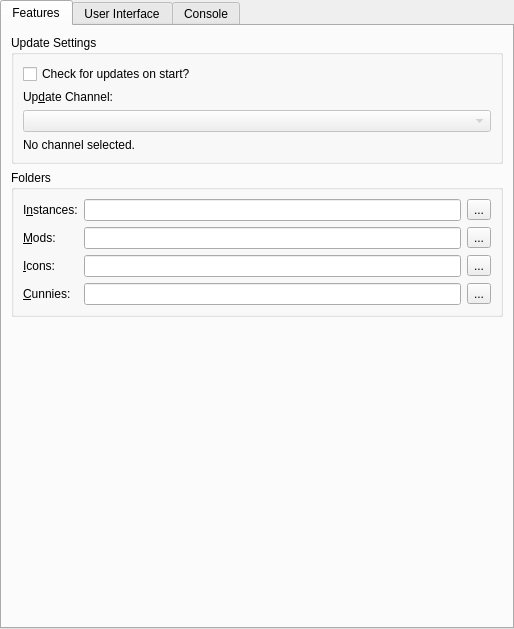
<?xml version="1.0" encoding="UTF-8"?>
<ui version="4.0">
 <class>LauncherPage</class>
 <widget class="QWidget" name="LauncherPage">
  <property name="geometry">
   <rect>
    <x>0</x>
    <y>0</y>
    <width>514</width>
    <height>629</height>
   </rect>
  </property>
  <property name="sizePolicy">
   <sizepolicy hsizetype="MinimumExpanding" vsizetype="MinimumExpanding">
    <horstretch>0</horstretch>
    <verstretch>0</verstretch>
   </sizepolicy>
  </property>
  <layout class="QVBoxLayout" name="mainLayout">
   <property name="leftMargin">
    <number>0</number>
   </property>
   <property name="topMargin">
    <number>0</number>
   </property>
   <property name="rightMargin">
    <number>0</number>
   </property>
   <property name="bottomMargin">
    <number>0</number>
   </property>
   <item>
    <widget class="QTabWidget" name="tabWidget">
     <property name="toolTip">
      <string notr="true"/>
     </property>
     <property name="tabShape">
      <enum>QTabWidget::Rounded</enum>
     </property>
     <property name="currentIndex">
      <number>0</number>
     </property>
     <widget class="QWidget" name="featuresTab">
      <attribute name="title">
       <string>Features</string>
      </attribute>
      <layout class="QVBoxLayout" name="verticalLayout_9">
       <item>
        <widget class="QGroupBox" name="updateSettingsBox">
         <property name="title">
          <string>Update Settings</string>
         </property>
         <layout class="QVBoxLayout" name="verticalLayout_7">
          <item>
           <widget class="QCheckBox" name="autoUpdateCheckBox">
            <property name="text">
             <string>Check for updates on start?</string>
            </property>
           </widget>
          </item>
          <item>
           <widget class="QLabel" name="updateChannelLabel">
            <property name="text">
             <string>Up&amp;date Channel:</string>
            </property>
            <property name="buddy">
             <cstring>updateChannelComboBox</cstring>
            </property>
           </widget>
          </item>
          <item>
           <widget class="QComboBox" name="updateChannelComboBox">
            <property name="enabled">
             <bool>false</bool>
            </property>
           </widget>
          </item>
          <item>
           <widget class="QLabel" name="updateChannelDescLabel">
            <property name="text">
             <string>No channel selected.</string>
            </property>
            <property name="wordWrap">
             <bool>true</bool>
            </property>
           </widget>
          </item>
         </layout>
        </widget>
       </item>
       <item>
        <widget class="QGroupBox" name="foldersBox">
         <property name="title">
          <string>Folders</string>
         </property>
         <layout class="QGridLayout" name="foldersBoxLayout">
          <item row="0" column="0">
           <widget class="QLabel" name="labelInstDir">
            <property name="text">
             <string>I&amp;nstances:</string>
            </property>
            <property name="buddy">
             <cstring>instDirTextBox</cstring>
            </property>
           </widget>
          </item>
          <item row="0" column="1">
           <widget class="QLineEdit" name="instDirTextBox"/>
          </item>
          <item row="0" column="2">
           <widget class="QToolButton" name="instDirBrowseBtn">
            <property name="text">
             <string notr="true">...</string>
            </property>
           </widget>
          </item>
          <item row="1" column="0">
           <widget class="QLabel" name="labelModsDir">
            <property name="text">
             <string>&amp;Mods:</string>
            </property>
            <property name="buddy">
             <cstring>modsDirTextBox</cstring>
            </property>
           </widget>
          </item>
          <item row="1" column="1">
           <widget class="QLineEdit" name="modsDirTextBox"/>
          </item>
          <item row="1" column="2">
           <widget class="QToolButton" name="modsDirBrowseBtn">
            <property name="text">
             <string notr="true">...</string>
            </property>
           </widget>
          </item>
          <item row="2" column="1">
           <widget class="QLineEdit" name="iconsDirTextBox"/>
          </item>
          <item row="2" column="0">
           <widget class="QLabel" name="labelIconsDir">
            <property name="text">
             <string>&amp;Icons:</string>
            </property>
            <property name="buddy">
             <cstring>iconsDirTextBox</cstring>
            </property>
           </widget>
          </item>
          <item row="2" column="2">
           <widget class="QToolButton" name="iconsDirBrowseBtn">
            <property name="text">
             <string notr="true">...</string>
            </property>
           </widget>
          </item>
          <item row="3" column="1">
           <widget class="QLineEdit" name="cunnyDirTextBox"/>
          </item>
          <item row="3" column="0">
           <widget class="QLabel" name="labelCunnyDir">
            <property name="text">
             <string>&amp;Cunnies:</string>
            </property>
            <property name="buddy">
             <cstring>cunnyDirTextBox</cstring>
            </property>
           </widget>
          </item>
          <item row="3" column="2">
           <widget class="QToolButton" name="cunnyDirBrowseBtn">
            <property name="text">
             <string notr="true">...</string>
            </property>
           </widget>
          </item>
         </layout>
        </widget>
       </item>
       <item>
        <spacer name="verticalSpacer_2">
         <property name="orientation">
          <enum>Qt::Vertical</enum>
         </property>
         <property name="sizeHint" stdset="0">
          <size>
           <width>0</width>
           <height>0</height>
          </size>
         </property>
        </spacer>
       </item>
      </layout>
     </widget>
     <widget class="QWidget" name="generalTab">
      <attribute name="title">
       <string>User Interface</string>
      </attribute>
      <layout class="QVBoxLayout" name="verticalLayout_6">
       <item>
        <widget class="QGroupBox" name="sortingModeBox">
         <property name="enabled">
          <bool>true</bool>
         </property>
         <property name="title">
          <string>Instance view sorting mode</string>
         </property>
         <layout class="QHBoxLayout" name="sortingModeBoxLayout">
          <item>
           <widget class="QRadioButton" name="sortLastLaunchedBtn">
            <property name="text">
             <string>&amp;By last launched</string>
            </property>
            <attribute name="buttonGroup">
             <string notr="true">sortingModeGroup</string>
            </attribute>
           </widget>
          </item>
          <item>
           <widget class="QRadioButton" name="sortByNameBtn">
            <property name="text">
             <string>By &amp;name</string>
            </property>
            <attribute name="buttonGroup">
             <string notr="true">sortingModeGroup</string>
            </attribute>
           </widget>
          </item>
         </layout>
        </widget>
       </item>
       <item>
        <widget class="QGroupBox" name="themeBox">
         <property name="title">
          <string>Theme</string>
         </property>
         <layout class="QFormLayout" name="formLayout">
          <item row="0" column="0">
           <widget class="QLabel" name="label_3">
            <property name="text">
             <string>&amp;Icons</string>
            </property>
            <property name="buddy">
             <cstring>themeComboBox</cstring>
            </property>
           </widget>
          </item>
          <item row="0" column="1">
           <widget class="QComboBox" name="themeComboBox">
            <property name="sizePolicy">
             <sizepolicy hsizetype="Expanding" vsizetype="Fixed">
              <horstretch>0</horstretch>
              <verstretch>0</verstretch>
             </sizepolicy>
            </property>
            <property name="focusPolicy">
             <enum>Qt::StrongFocus</enum>
            </property>
            <item>
             <property name="text">
              <string>Simple (Colored Icons)</string>
             </property>
            </item>
            <item>
             <property name="text">
              <string>Simple (Light Icons)</string>
             </property>
            </item>
            <item>
             <property name="text">
              <string>Simple (Dark Icons)</string>
             </property>
            </item>
            <item>
             <property name="text">
              <string>Simple (Blue Icons)</string>
             </property>
            </item>
            <item>
             <property name="text">
              <string notr="true">OSX</string>
             </property>
            </item>
            <item>
             <property name="text">
              <string notr="true">iOS</string>
             </property>
            </item>
            <item>
             <property name="text">
              <string>Flat</string>
             </property>
            </item>
            <item>
             <property name="text">
              <string>Legacy</string>
             </property>
            </item>
            <item>
             <property name="text">
              <string>Custom</string>
             </property>
            </item>
           </widget>
          </item>
          <item row="1" column="0">
           <widget class="QLabel" name="label_4">
            <property name="text">
             <string>&amp;Colors</string>
            </property>
            <property name="buddy">
             <cstring>themeComboBoxColors</cstring>
            </property>
           </widget>
          </item>
          <item row="1" column="1">
           <widget class="QComboBox" name="themeComboBoxColors">
            <property name="sizePolicy">
             <sizepolicy hsizetype="Expanding" vsizetype="Fixed">
              <horstretch>0</horstretch>
              <verstretch>0</verstretch>
             </sizepolicy>
            </property>
            <property name="focusPolicy">
             <enum>Qt::StrongFocus</enum>
            </property>
           </widget>
          </item>
         </layout>
        </widget>
       </item>
       <item>
        <widget class="QGroupBox" name="toolsBox">
         <property name="sizePolicy">
          <sizepolicy hsizetype="Preferred" vsizetype="Preferred">
           <horstretch>0</horstretch>
           <verstretch>0</verstretch>
          </sizepolicy>
         </property>
         <property name="title">
          <string>Tools</string>
         </property>
         <layout class="QVBoxLayout" name="verticalLayout">
          <item>
           <widget class="QCheckBox" name="preferMenuBarCheckBox">
            <property name="toolTip">
             <string>The menubar is more friendly for keyboard-driven interaction.</string>
            </property>
            <property name="text">
             <string>&amp;Replace toolbar with menubar</string>
            </property>
           </widget>
          </item>
         </layout>
        </widget>
       </item>
       <item>
        <spacer name="generalTabSpacer">
         <property name="orientation">
          <enum>Qt::Vertical</enum>
         </property>
         <property name="sizeHint" stdset="0">
          <size>
           <width>0</width>
           <height>0</height>
          </size>
         </property>
        </spacer>
       </item>
      </layout>
     </widget>
     <widget class="QWidget" name="consoleTab">
      <attribute name="title">
       <string>Console</string>
      </attribute>
      <layout class="QVBoxLayout" name="verticalLayout_2">
       <item>
        <widget class="QGroupBox" name="consoleSettingsBox">
         <property name="title">
          <string>Console Settings</string>
         </property>
         <layout class="QVBoxLayout" name="verticalLayout_3">
          <item>
           <widget class="QCheckBox" name="showConsoleCheck">
            <property name="text">
             <string>Show console while the game is &amp;running?</string>
            </property>
           </widget>
          </item>
          <item>
           <widget class="QCheckBox" name="autoCloseConsoleCheck">
            <property name="text">
             <string>&amp;Automatically close console when the game quits?</string>
            </property>
           </widget>
          </item>
          <item>
           <widget class="QCheckBox" name="showConsoleErrorCheck">
            <property name="text">
             <string>Show console when the game &amp;crashes?</string>
            </property>
           </widget>
          </item>
         </layout>
        </widget>
       </item>
       <item>
        <widget class="QGroupBox" name="groupBox_4">
         <property name="title">
          <string>&amp;History limit</string>
         </property>
         <layout class="QGridLayout" name="gridLayout_3">
          <item row="1" column="0">
           <widget class="QCheckBox" name="checkStopLogging">
            <property name="text">
             <string>&amp;Stop logging when log overflows</string>
            </property>
           </widget>
          </item>
          <item row="0" column="0">
           <widget class="QSpinBox" name="lineLimitSpinBox">
            <property name="sizePolicy">
             <sizepolicy hsizetype="Expanding" vsizetype="Fixed">
              <horstretch>0</horstretch>
              <verstretch>0</verstretch>
             </sizepolicy>
            </property>
            <property name="suffix">
             <string> lines</string>
            </property>
            <property name="minimum">
             <number>10000</number>
            </property>
            <property name="maximum">
             <number>1000000</number>
            </property>
            <property name="singleStep">
             <number>10000</number>
            </property>
            <property name="value">
             <number>100000</number>
            </property>
           </widget>
          </item>
         </layout>
        </widget>
       </item>
       <item>
        <widget class="QGroupBox" name="themeBox_2">
         <property name="sizePolicy">
          <sizepolicy hsizetype="Preferred" vsizetype="MinimumExpanding">
           <horstretch>0</horstretch>
           <verstretch>0</verstretch>
          </sizepolicy>
         </property>
         <property name="title">
          <string>Console &amp;font</string>
         </property>
         <layout class="QGridLayout" name="gridLayout_2">
          <item row="1" column="0" colspan="2">
           <widget class="QTextEdit" name="fontPreview">
            <property name="sizePolicy">
             <sizepolicy hsizetype="Expanding" vsizetype="MinimumExpanding">
              <horstretch>0</horstretch>
              <verstretch>0</verstretch>
             </sizepolicy>
            </property>
            <property name="horizontalScrollBarPolicy">
             <enum>Qt::ScrollBarAlwaysOff</enum>
            </property>
            <property name="undoRedoEnabled">
             <bool>false</bool>
            </property>
            <property name="textInteractionFlags">
             <set>Qt::TextSelectableByKeyboard|Qt::TextSelectableByMouse</set>
            </property>
           </widget>
          </item>
          <item row="0" column="0">
           <widget class="QFontComboBox" name="consoleFont">
            <property name="sizePolicy">
             <sizepolicy hsizetype="Expanding" vsizetype="Fixed">
              <horstretch>0</horstretch>
              <verstretch>0</verstretch>
             </sizepolicy>
            </property>
           </widget>
          </item>
          <item row="0" column="1">
           <widget class="QSpinBox" name="fontSizeBox">
            <property name="minimum">
             <number>5</number>
            </property>
            <property name="maximum">
             <number>16</number>
            </property>
            <property name="value">
             <number>11</number>
            </property>
           </widget>
          </item>
         </layout>
        </widget>
       </item>
      </layout>
     </widget>
    </widget>
   </item>
  </layout>
 </widget>
 <tabstops>
  <tabstop>tabWidget</tabstop>
  <tabstop>autoUpdateCheckBox</tabstop>
  <tabstop>updateChannelComboBox</tabstop>
  <tabstop>instDirTextBox</tabstop>
  <tabstop>instDirBrowseBtn</tabstop>
  <tabstop>modsDirTextBox</tabstop>
  <tabstop>modsDirBrowseBtn</tabstop>
  <tabstop>iconsDirTextBox</tabstop>
  <tabstop>iconsDirBrowseBtn</tabstop>
  <tabstop>sortLastLaunchedBtn</tabstop>
  <tabstop>sortByNameBtn</tabstop>
  <tabstop>themeComboBox</tabstop>
  <tabstop>themeComboBoxColors</tabstop>
  <tabstop>showConsoleCheck</tabstop>
  <tabstop>autoCloseConsoleCheck</tabstop>
  <tabstop>showConsoleErrorCheck</tabstop>
  <tabstop>lineLimitSpinBox</tabstop>
  <tabstop>checkStopLogging</tabstop>
  <tabstop>consoleFont</tabstop>
  <tabstop>fontSizeBox</tabstop>
  <tabstop>fontPreview</tabstop>
 </tabstops>
 <resources/>
 <connections/>
 <buttongroups>
  <buttongroup name="sortingModeGroup"/>
 </buttongroups>
</ui>
